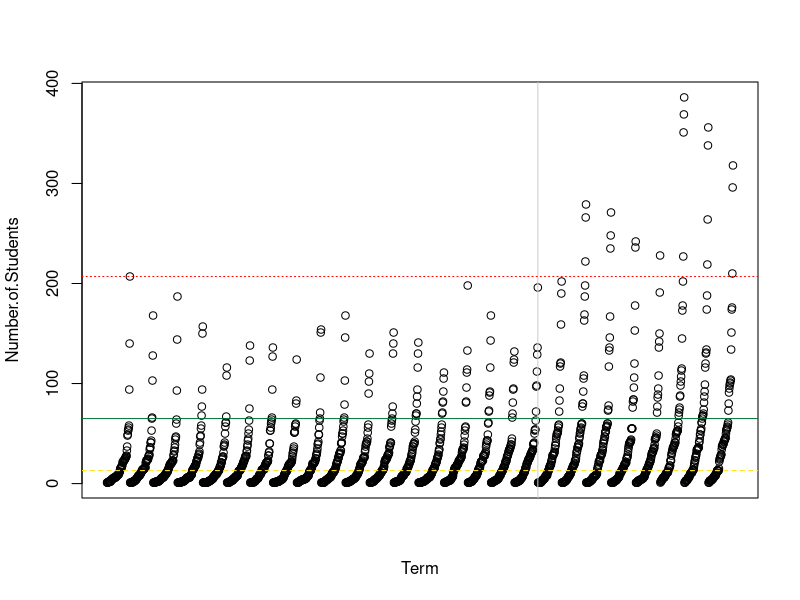

Write the R code that produced this figure.
academic_year_201201 <- c(1, 1, 1, 1, 1, 2, 2, 2, 2, 2, 2, 2, 2, 3, 4, 4, 4, 4, 5, 5, 5, 5, 6, 6, 6, 6, 6, 6, 6, 7, 7, 7, 8, 8, 8, 9, 9, 9, 9, 10, 11, 12, 12, 14, 15, 16, 16, 16, 16, 18, 18, 21, 22, 22, 22, 23, 23, 24, 24, 25, 25, 26, 27, 27, 28, 33, 37, 48, 49, 53, 54, 56, 58, 94, 140, 207)
academic_year_201202 <- c(1, 1, 1, 1, 1, 1, 1, 1, 2, 2, 2, 2, 2, 2, 3, 3, 3, 3, 4, 4, 4, 5, 5, 6, 6, 7, 7, 8, 8, 8, 8, 8, 9, 10, 10, 10, 11, 12, 12, 13, 14, 14, 14, 14, 14, 15, 15, 16, 16, 16, 16, 21, 21, 23, 23, 23, 24, 24, 24, 25, 27, 28, 28, 29, 34, 36, 36, 41, 41, 43, 53, 65, 66, 103, 128, 168)
academic_year_201301 <- c(1, 1, 1, 1, 1, 1, 1, 1, 2, 2, 2, 2, 2, 2, 2, 2, 2, 2, 3, 3, 3, 3, 4, 4, 4, 5, 5, 5, 6, 6, 6, 6, 6, 6, 7, 7, 8, 8, 8, 9, 10, 10, 10, 10, 11, 12, 12, 12, 14, 14, 15, 16, 17, 18, 19, 19, 20, 20, 20, 20, 21, 22, 22, 23, 23, 23, 28, 29, 32, 33, 36, 39, 44, 46, 47, 60, 64, 93, 144, 187)
academic_year_201302 <- c(1, 1, 1, 1, 1, 1, 1, 1, 1, 1, 1, 2, 2, 2, 2, 2, 2, 2, 2, 2, 3, 3, 3, 3, 4, 4, 4, 4, 5, 5, 6, 6, 6, 6, 6, 6, 6, 6, 6, 6, 7, 8, 8, 8, 9, 9, 9, 12, 13, 14, 14, 14, 15, 15, 16, 17, 17, 18, 18, 19, 19, 22, 22, 23, 25, 25, 26, 26, 28, 29, 30, 32, 39, 41, 47, 48, 55, 58, 68, 77, 94, 150, 157)
academic_year_201303 <- c(1, 1, 1, 1, 1, 1, 1, 1, 1, 1, 1, 1, 1, 1, 1, 2, 2, 2, 2, 2, 2, 3, 3, 3, 3, 3, 4, 4, 4, 4, 5, 5, 5, 5, 7, 7, 7, 7, 8, 8, 9, 9, 9, 9, 10, 10, 10, 11, 12, 12, 13, 13, 13, 14, 16, 16, 17, 18, 18, 21, 21, 21, 24, 25, 26, 27, 27, 31, 37, 38, 39, 41, 50, 57, 61, 61, 67, 108, 116)
academic_year_201401 <- c(1, 1, 1, 1, 1, 1, 1, 1, 2, 2, 2, 2, 3, 3, 3, 3, 3, 3, 3, 4, 5, 5, 5, 5, 5, 6, 6, 7, 7, 7, 7, 7, 8, 8, 8, 9, 11, 12, 12, 13, 13, 13, 13, 14, 14, 15, 16, 16, 17, 18, 18, 19, 19, 21, 22, 22, 23, 24, 25, 27, 27, 27, 27, 28, 32, 33, 37, 39, 43, 45, 50, 54, 63, 75, 123, 138)
academic_year_201402 <- c(1, 1, 1, 1, 1, 1, 1, 1, 1, 1, 1, 2, 2, 2, 2, 2, 3, 3, 3, 4, 4, 5, 5, 5, 5, 5, 6, 6, 7, 8, 9, 9, 9, 9, 10, 10, 11, 13, 14, 14, 14, 14, 14, 14, 14, 14, 16, 17, 18, 19, 19, 19, 21, 21, 21, 21, 22, 22, 23, 28, 28, 31, 32, 40, 40, 53, 53, 56, 60, 62, 64, 66, 94, 127, 136)
academic_year_201403 <- c(1, 1, 1, 1, 1, 1, 1, 1, 1, 1, 2, 2, 2, 2, 2, 2, 2, 2, 2, 2, 3, 3, 3, 3, 4, 4, 4, 4, 4, 4, 5, 5, 5, 6, 6, 7, 9, 9, 9, 10, 11, 12, 12, 12, 12, 14, 14, 14, 16, 17, 18, 18, 19, 19, 20, 20, 20, 20, 21, 21, 22, 22, 24, 27, 30, 31, 33, 35, 37, 51, 51, 52, 57, 59, 60, 80, 83, 124)
academic_year_201601 <- c(1, 1, 1, 1, 1, 1, 2, 2, 2, 2, 3, 3, 3, 3, 3, 3, 4, 4, 4, 4, 4, 4, 4, 4, 4, 5, 5, 5, 5, 5, 5, 6, 6, 7, 7, 7, 8, 8, 8, 10, 11, 12, 13, 13, 13, 13, 14, 15, 15, 16, 18, 20, 20, 20, 20, 20, 21, 21, 22, 22, 23, 25, 25, 28, 29, 30, 32, 35, 39, 40, 42, 49, 49, 56, 63, 65, 71, 106, 151, 154)
academic_year_201602 <- c(1, 1, 1, 1, 1, 1, 1, 1, 1, 1, 2, 2, 2, 3, 3, 3, 3, 4, 4, 4, 4, 4, 5, 5, 5, 6, 6, 6, 6, 6, 7, 7, 7, 9, 9, 9, 11, 11, 11, 11, 11, 12, 13, 13, 13, 14, 15, 16, 17, 19, 20, 21, 22, 22, 23, 26, 26, 26, 29, 30, 30, 30, 31, 33, 33, 40, 41, 41, 47, 50, 50, 53, 57, 62, 64, 66, 79, 103, 146, 168)
academic_year_201603 <- c(1, 1, 1, 1, 1, 1, 1, 1, 1, 2, 2, 2, 2, 2, 2, 2, 3, 3, 3, 3, 4, 4, 4, 4, 4, 5, 5, 5, 5, 5, 6, 6, 6, 7, 7, 8, 9, 9, 9, 10, 10, 11, 12, 13, 14, 14, 16, 17, 19, 19, 20, 20, 21, 21, 21, 22, 23, 25, 26, 26, 26, 26, 27, 32, 34, 37, 39, 40, 40, 42, 42, 45, 51, 56, 59, 90, 102, 110, 130)
academic_year_201701 <- c(1, 1, 1, 1, 1, 1, 1, 2, 2, 2, 2, 2, 2, 2, 3, 4, 4, 4, 4, 4, 5, 5, 5, 5, 6, 6, 6, 7, 7, 8, 8, 8, 8, 9, 10, 10, 11, 11, 11, 13, 13, 13, 13, 14, 14, 15, 17, 17, 21, 22, 23, 24, 24, 24, 24, 25, 26, 26, 28, 28, 29, 29, 30, 31, 36, 37, 38, 40, 41, 41, 57, 60, 63, 65, 70, 77, 130, 140, 151)
academic_year_201702 <- c(1, 1, 1, 1, 1, 1, 2, 2, 2, 2, 2, 2, 2, 2, 2, 3, 3, 3, 3, 3, 3, 4, 4, 5, 6, 7, 7, 7, 8, 8, 8, 8, 8, 10, 10, 10, 11, 11, 11, 11, 12, 12, 15, 15, 15, 16, 16, 17, 18, 19, 20, 20, 22, 23, 23, 23, 25, 27, 29, 30, 31, 34, 37, 37, 39, 40, 40, 40, 42, 51, 54, 62, 68, 70, 70, 80, 87, 94, 116, 130, 141)
academic_year_201703 <- c(1, 1, 1, 1, 1, 1, 1, 1, 1, 1, 2, 2, 2, 2, 2, 2, 2, 2, 2, 3, 3, 3, 3, 4, 4, 4, 4, 4, 5, 6, 6, 6, 6, 6, 6, 6, 7, 7, 7, 8, 9, 9, 10, 10, 11, 13, 13, 13, 14, 15, 15, 16, 16, 16, 19, 19, 20, 21, 21, 22, 24, 25, 26, 27, 28, 29, 32, 34, 34, 40, 41, 44, 45, 49, 52, 56, 59, 70, 71, 81, 82, 92, 105, 111)
academic_year_201801 <- c(1, 1, 1, 1, 1, 1, 2, 2, 2, 2, 2, 2, 3, 3, 3, 3, 3, 3, 3, 3, 4, 4, 4, 5, 6, 6, 6, 7, 7, 8, 11, 12, 13, 14, 15, 16, 16, 16, 16, 16, 17, 18, 19, 19, 19, 20, 20, 22, 23, 23, 23, 24, 24, 25, 25, 26, 27, 27, 31, 32, 34, 34, 34, 35, 36, 39, 42, 48, 53, 56, 57, 81, 82, 96, 111, 114, 133, 198)
academic_year_201802 <- c(1, 1, 1, 1, 1, 1, 1, 2, 2, 2, 2, 2, 2, 2, 3, 3, 4, 4, 4, 5, 5, 5, 6, 7, 7, 7, 8, 8, 8, 9, 10, 11, 11, 13, 14, 14, 15, 16, 16, 16, 18, 20, 21, 22, 22, 22, 22, 23, 23, 23, 27, 28, 28, 28, 28, 28, 30, 30, 32, 37, 39, 41, 43, 43, 43, 49, 60, 61, 72, 73, 88, 91, 92, 116, 143, 168)
academic_year_201803 <- c(1, 1, 1, 1, 1, 1, 2, 2, 2, 2, 2, 3, 3, 3, 3, 3, 3, 4, 4, 4, 4, 4, 5, 5, 5, 6, 7, 8, 8, 8, 8, 9, 11, 11, 11, 12, 12, 13, 14, 14, 16, 16, 16, 17, 18, 19, 20, 22, 22, 22, 23, 25, 27, 27, 28, 29, 30, 32, 32, 34, 34, 34, 35, 37, 37, 39, 39, 42, 45, 66, 70, 81, 94, 95, 121, 124, 132)
academic_year_201901 <- c(1, 1, 1, 1, 1, 1, 2, 2, 2, 2, 2, 2, 2, 3, 3, 3, 3, 3, 4, 5, 5, 5, 5, 6, 6, 7, 7, 8, 9, 10, 11, 11, 11, 12, 13, 15, 16, 16, 16, 19, 20, 20, 21, 22, 23, 24, 24, 25, 25, 26, 27, 27, 29, 29, 30, 31, 31, 32, 33, 33, 34, 39, 40, 40, 41, 50, 53, 54, 54, 63, 72, 97, 98, 112, 129, 136, 196)
academic_year_201902 <- c(1, 1, 1, 1, 1, 1, 1, 1, 1, 1, 2, 2, 2, 3, 3, 4, 4, 4, 4, 5, 5, 5, 6, 6, 7, 8, 8, 8, 8, 8, 9, 11, 12, 12, 13, 14, 15, 16, 17, 18, 18, 19, 19, 21, 23, 23, 25, 28, 28, 28, 29, 30, 30, 31, 32, 35, 38, 38, 41, 45, 47, 49, 50, 50, 51, 53, 56, 58, 59, 72, 83, 95, 117, 120, 121, 159, 190, 202)
academic_year_201903 <- c(1, 1, 1, 1, 1, 1, 1, 2, 2, 2, 2, 2, 3, 3, 3, 4, 4, 4, 5, 6, 6, 7, 7, 7, 8, 8, 9, 10, 10, 10, 12, 13, 13, 15, 15, 16, 17, 18, 18, 18, 19, 20, 20, 23, 23, 23, 25, 28, 31, 32, 33, 36, 36, 37, 39, 39, 40, 45, 47, 50, 51, 54, 55, 56, 59, 60, 60, 77, 80, 80, 92, 105, 108, 163, 169, 187, 198, 222, 266, 279)
academic_year_202001 <- c(1, 1, 1, 1, 1, 1, 1, 1, 1, 2, 2, 2, 2, 2, 3, 3, 3, 4, 4, 4, 4, 6, 6, 6, 7, 7, 7, 7, 7, 8, 8, 8, 9, 9, 10, 10, 14, 15, 17, 18, 19, 22, 22, 23, 23, 23, 26, 28, 28, 29, 29, 30, 31, 33, 34, 37, 40, 42, 43, 44, 47, 47, 51, 52, 52, 56, 57, 57, 58, 60, 60, 73, 74, 78, 117, 133, 136, 146, 167, 235, 248, 271)
academic_year_202002 <- c(1, 1, 1, 1, 1, 1, 1, 1, 2, 2, 2, 3, 3, 3, 3, 3, 3, 4, 4, 4, 5, 5, 6, 6, 6, 7, 7, 10, 10, 10, 10, 11, 12, 12, 13, 13, 14, 15, 15, 16, 16, 17, 18, 19, 19, 20, 20, 21, 21, 21, 25, 25, 26, 27, 29, 32, 35, 37, 39, 40, 41, 41, 41, 42, 43, 44, 55, 55, 55, 55, 76, 82, 84, 84, 96, 106, 120, 153, 178, 236, 242)
academic_year_202003 <- c(1, 1, 1, 1, 1, 1, 2, 3, 3, 3, 3, 3, 3, 3, 4, 4, 4, 4, 4, 5, 5, 5, 5, 5, 6, 6, 7, 7, 7, 9, 10, 11, 11, 12, 12, 14, 14, 15, 15, 16, 17, 18, 18, 20, 20, 21, 22, 22, 24, 25, 27, 29, 30, 31, 31, 32, 32, 34, 35, 35, 36, 39, 44, 45, 45, 46, 46, 48, 50, 71, 77, 86, 89, 95, 108, 136, 142, 150, 191, 228)
academic_year_202101 <- c(1, 2, 2, 3, 3, 4, 4, 5, 5, 6, 6, 6, 6, 6, 7, 8, 8, 8, 10, 10, 10, 11, 11, 11, 11, 12, 13, 15, 16, 16, 16, 18, 18, 23, 23, 23, 28, 30, 31, 33, 34, 36, 36, 37, 37, 38, 39, 41, 41, 41, 45, 49, 50, 51, 52, 52, 53, 53, 57, 61, 68, 71, 74, 76, 87, 88, 98, 102, 107, 113, 115, 145, 173, 178, 202, 227, 351, 369, 386)
academic_year_202102 <- c(1, 1, 1, 2, 3, 3, 3, 3, 3, 4, 4, 5, 6, 6, 6, 6, 7, 8, 9, 10, 10, 10, 11, 11, 11, 11, 13, 13, 14, 14, 14, 17, 19, 21, 23, 23, 26, 27, 28, 30, 33, 34, 34, 35, 35, 36, 36, 36, 41, 42, 45, 49, 49, 53, 53, 55, 61, 61, 65, 67, 68, 68, 70, 74, 81, 87, 92, 99, 116, 120, 130, 131, 134, 174, 188, 219, 264, 338, 356)
academic_year_202103 <- c(1, 1, 1, 2, 3, 3, 3, 3, 3, 3, 4, 4, 4, 5, 5, 5, 6, 6, 7, 7, 8, 8, 8, 8, 9, 10, 11, 11, 13, 13, 13, 13, 13, 13, 15, 22, 24, 25, 26, 27, 28, 29, 29, 34, 37, 37, 39, 39, 39, 40, 42, 42, 43, 44, 45, 45, 46, 50, 53, 54, 55, 56, 57, 59, 61, 73, 80, 91, 95, 98, 100, 101, 103, 104, 134, 151, 174, 176, 210, 296, 318)
Number.of.Students <- c(academic_year_201201, academic_year_201202, academic_year_201301, academic_year_201302, academic_year_201303, academic_year_201401, academic_year_201402, academic_year_201403, academic_year_201601, academic_year_201602, academic_year_201603, academic_year_201701, academic_year_201702, academic_year_201703, academic_year_201801, academic_year_201802, academic_year_201803, academic_year_201901, academic_year_201902, academic_year_201903, academic_year_202001, academic_year_202002, academic_year_202003, academic_year_202101, academic_year_202102, academic_year_202103)
plot(Number.of.Students, xlab='Term', xaxt='n')
abline(h=65, col='#007030')
abline(h=13, col='#FEE11A', lty=2)
abline(v=1414, col='#CCCCCC')
abline(h=207, col='#FF0000', lty=3)
